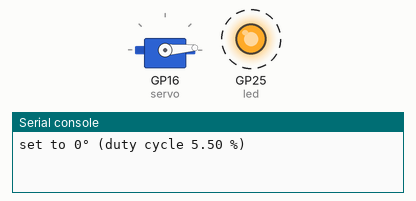
This program was run on a simulated Raspberry Pi Pico running MicroPython. Shown: servo, output pins drawn as LEDs (lit = HIGH), the last lines printed to the serial console. Dashed ring = blinking. Servo angles are drawn from the pulse width (0.5 ms = 0°, 2.5 ms = 180°).

Above: at 0.05 s.
At 15.85 s:
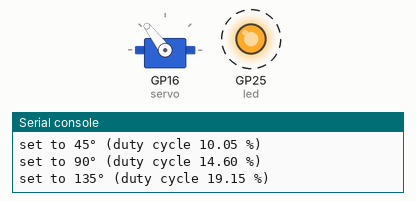
At 27.86 s:
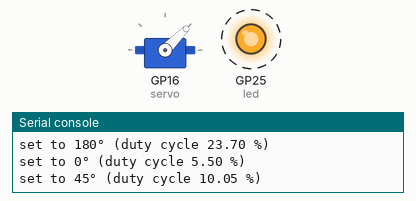
At 39.87 s:
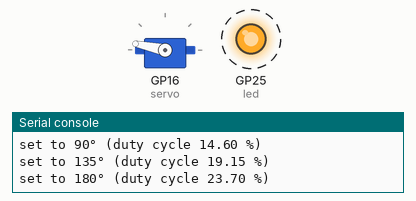
Timing chart, 0 to 40.0 s (numbered marks = the images above):
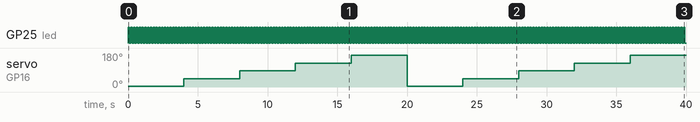

The program:

main.py
```python
from machine import Pin, PWM
import uasyncio as aio


# some const
SRV_F_HZ = 100
SRV_POS_0_MS = 0.55
SRV_POS_180_MS = 2.37
SRV_DUTY_POS_0 = SRV_POS_0_MS/(1000/SRV_F_HZ)
SRV_DUTY_POS_180 = SRV_POS_180_MS/(1000/SRV_F_HZ)

# init I/O
led = Pin(25, Pin.OUT)
servo = PWM(Pin(16))
servo.freq(SRV_F_HZ)


# some functions
def remap(x, in_min, in_max, out_min, out_max):
    return (x - in_min) * (out_max - out_min) / (in_max - in_min) + out_min


# asyncio tasks
async def led_task():
    # main  loop
    while True:
        led.on()
        await aio.sleep_ms(100)
        led.off()
        await aio.sleep_ms(100)


async def main_task():
    while True:
        for angle in (0,45,90,135,180):
            duty = remap(angle, 0, 180, SRV_DUTY_POS_0, SRV_DUTY_POS_180)
            print('set to %d° (duty cycle %.2f %%)' % (angle, duty*100))
            servo.duty_u16(round(duty * 65535))
            await aio.sleep(4.0)


# create asyncio task and run it
loop = aio.get_event_loop()
loop.create_task(led_task())
loop.create_task(main_task())
loop.run_forever()
```

Measured:
- by itself, GP25 (led): alternates HIGH for 0.10 s and LOW for 0.10 s
- by itself, servo on GP16 (servo): 4° → 45° at 4.0 s, → 86° 4.0 s later, → 127° 4.0 s later, → 168° 4.0 s later, … (9 changes in this stretch)
